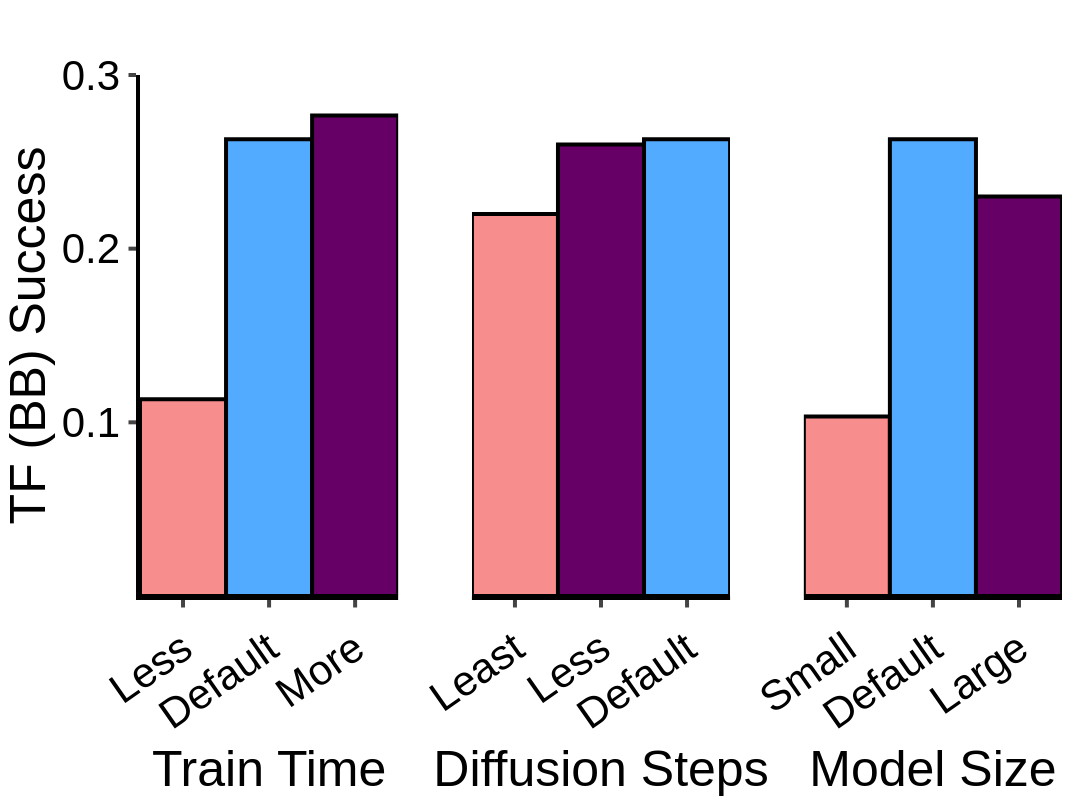

Source (notebook cell):
### Code cell
mismatched_specifics = ["Less", "Default", "More"]
mismatch_type = ["Train Time", "Train Time", "Train Time"]
mismatch_mia = [0.1133, 0.2630, 0.2767]
df_1 = {"mismatched_specifics": mismatched_specifics, "Mismatch Type": mismatch_type, "mismatch_mia": mismatch_mia}

mismatched_specifics_2 = ["Least", "Less", "Default"]
mismatch_type_2 = ["Diffusion Steps", "Diffusion Steps", "Diffusion Steps"]
mismatch_mia_2 = [0.2200, 0.2600, 0.2630]
df_2 = {"mismatched_specifics": mismatched_specifics_2, "Mismatch Type": mismatch_type_2, "mismatch_mia": mismatch_mia_2}

mismatched_specifics_3 = ["Small", "Default", "Large"]
mismatch_type_3 = ["Model Size", "Model Size", "Model Size"]
mismatch_mia_3 = [0.1033, 0.2630, 0.2300]
df_3 = {"mismatched_specifics": mismatched_specifics_3, "Mismatch Type": mismatch_type_3, "mismatch_mia": mismatch_mia_3}

fig = go.Figure()

fig1 = px.bar(
    data_frame=df_1,
    x="mismatched_specifics",
    y="mismatch_mia",
    color="mismatched_specifics",
    color_discrete_sequence=["#f78d8d", "#53abff", "#660066"],
)

fig2 = px.bar(
    data_frame=df_2,
    x="mismatched_specifics",
    y="mismatch_mia",
    color="mismatched_specifics",
    color_discrete_sequence=["#f78d8d", "#660066", "#53abff"],
)

fig3 = px.bar(
    data_frame=df_3,
    x="mismatched_specifics",
    y="mismatch_mia",
    color="mismatched_specifics",
    color_discrete_sequence=["#f78d8d", "#53abff", "#660066"],
)

fig = make_subplots(rows=1, cols=3, shared_yaxes=True, horizontal_spacing=0.08)

for trace in fig1.data:
    fig.add_trace(trace, row=1, col=1)

for trace in fig2.data:
    fig.add_trace(trace, row=1, col=2)

for trace in fig3.data:
    fig.add_trace(trace, row=1, col=3)

fig.update_layout(bargap=0.0, showlegend=False)
fig.update_xaxes(
  ticks="outside", tickwidth=4, ticklen=7.5, linewidth=4, linecolor="black", tickangle=-35, title_font_family="Helvetica", tickfont_family="Helvetica", tickfont_size=FONT_SIZE+10,
)
fig.update_yaxes(
    ticks="outside", tickwidth=4, ticklen=7.5, linewidth=4, linecolor="black", title = "TF (BB) Success", tickangle=0, title_font_family="Helvetica", tickfont_family="Helvetica", tickfont_size=FONT_SIZE+10,
)
fig.update_yaxes(tickmode='array', tickvals=[0.1, 0.2, 0.3], range=[0, 0.3])
fig.update_traces(marker_line_width=4, marker_line_color="black")
fig.update_yaxes(showticklabels=False, title_text=None, row=1, col=2)
fig.update_xaxes(title_text="Train Time", categoryorder="array", categoryarray=["Less", "Default", "More"], row=1, col=1)
fig.update_xaxes(title_text="Diffusion Steps", categoryorder="array", categoryarray=["Least", "Less", "Default"], row=1, col=2)
fig.update_xaxes(title_text="Model Size", categoryorder="array", categoryarray=["Small", "Default", "Large"], row=1, col=3)
fig.update_yaxes(visible=False, row=1, col=2)
fig.update_yaxes(visible=False, row=1, col=3)

customize_figure_layout(fig, render_legend=False)
save_and_display_figure(fig, "diabetes_tf_shadow_variation", plots_dir)

### Figure 1 — Plotly figure (JSON) as saved in the notebook; plotly's stock layout.template omitted (floating-point values rounded to 4 significant figures)
{"data": [{"hovertemplate": "mismatched_specifics=%{x}<br>mismatch_mia=%{y}<extra></extra>", "legendgroup": "Less", "marker": {"color": "#f78d8d", "line": {"color": "black", "width": 4}, "pattern": {"shape": ""}}, "name": "Less", "orientation": "v", "showlegend": true, "textposition": "auto", "type": "bar", "x": ["Less"], "xaxis": "x", "y": [0.1133], "yaxis": "y"}, {"hovertemplate": "mismatched_specifics=%{x}<br>mismatch_mia=%{y}<extra></extra>", "legendgroup": "Default", "marker": {"color": "#53abff", "line": {"color": "black", "width": 4}, "pattern": {"shape": ""}}, "name": "Default", "orientation": "v", "showlegend": true, "textposition": "auto", "type": "bar", "x": ["Default"], "xaxis": "x", "y": [0.263], "yaxis": "y"}, {"hovertemplate": "mismatched_specifics=%{x}<br>mismatch_mia=%{y}<extra></extra>", "legendgroup": "More", "marker": {"color": "#660066", "line": {"color": "black", "width": 4}, "pattern": {"shape": ""}}, "name": "More", "orientation": "v", "showlegend": true, "textposition": "auto", "type": "bar", "x": ["More"], "xaxis": "x", "y": [0.2767], "yaxis": "y"}, {"hovertemplate": "mismatched_specifics=%{x}<br>mismatch_mia=%{y}<extra></extra>", "legendgroup": "Least", "marker": {"color": "#f78d8d", "line": {"color": "black", "width": 4}, "pattern": {"shape": ""}}, "name": "Least", "orientation": "v", "showlegend": true, "textposition": "auto", "type": "bar", "x": ["Least"], "xaxis": "x2", "y": [0.22], "yaxis": "y2"}, {"hovertemplate": "mismatched_specifics=%{x}<br>mismatch_mia=%{y}<extra></extra>", "legendgroup": "Less", "marker": {"color": "#660066", "line": {"color": "black", "width": 4}, "pattern": {"shape": ""}}, "name": "Less", "orientation": "v", "showlegend": true, "textposition": "auto", "type": "bar", "x": ["Less"], "xaxis": "x2", "y": [0.26], "yaxis": "y2"}, {"hovertemplate": "mismatched_specifics=%{x}<br>mismatch_mia=%{y}<extra></extra>", "legendgroup": "Default", "marker": {"color": "#53abff", "line": {"color": "black", "width": 4}, "pattern": {"shape": ""}}, "name": "Default", "orientation": "v", "showlegend": true, "textposition": "auto", "type": "bar", "x": ["Default"], "xaxis": "x2", "y": [0.263], "yaxis": "y2"}, {"hovertemplate": "mismatched_specifics=%{x}<br>mismatch_mia=%{y}<extra></extra>", "legendgroup": "Small", "marker": {"color": "#f78d8d", "line": {"color": "black", "width": 4}, "pattern": {"shape": ""}}, "name": "Small", "orientation": "v", "showlegend": true, "textposition": "auto", "type": "bar", "x": ["Small"], "xaxis": "x3", "y": [0.1033], "yaxis": "y3"}, {"hovertemplate": "mismatched_specifics=%{x}<br>mismatch_mia=%{y}<extra></extra>", "legendgroup": "Default", "marker": {"color": "#53abff", "line": {"color": "black", "width": 4}, "pattern": {"shape": ""}}, "name": "Default", "orientation": "v", "showlegend": true, "textposition": "auto", "type": "bar", "x": ["Default"], "xaxis": "x3", "y": [0.263], "yaxis": "y3"}, {"hovertemplate": "mismatched_specifics=%{x}<br>mismatch_mia=%{y}<extra></extra>", "legendgroup": "Large", "marker": {"color": "#660066", "line": {"color": "black", "width": 4}, "pattern": {"shape": ""}}, "name": "Large", "orientation": "v", "showlegend": true, "textposition": "auto", "type": "bar", "x": ["Large"], "xaxis": "x3", "y": [0.23], "yaxis": "y3"}], "layout": {"bargap": 0, "font": {"color": "black", "family": "Helvetica", "size": 42}, "height": 800, "margin": {"b": 25, "l": 30, "r": 30, "t": 75}, "plot_bgcolor": "white", "showlegend": false, "title": {"font": {"family": "Helvetica"}, "x": 0.5, "y": 0.975}, "width": 1100, "xaxis": {"anchor": "y", "categoryarray": ["Less", "Default", "More"], "categoryorder": "array", "domain": [0, 0.28], "linecolor": "black", "linewidth": 4, "tickangle": -35, "tickfont": {"family": "Helvetica", "size": 42}, "ticklen": 7.5, "ticks": "outside", "tickwidth": 4, "title": {"font": {"family": "Helvetica"}, "text": "Train Time"}}, "xaxis2": {"anchor": "y2", "categoryarray": ["Least", "Less", "Default"], "categoryorder": "array", "domain": [0.36, 0.64], "linecolor": "black", "linewidth": 4, "tickangle": -35, "tickfont": {"family": "Helvetica", "size": 42}, "ticklen": 7.5, "ticks": "outside", "tickwidth": 4, "title": {"font": {"family": "Helvetica"}, "text": "Diffusion Steps"}}, "xaxis3": {"anchor": "y3", "categoryarray": ["Small", "Default", "Large"], "categoryorder": "array", "domain": [0.72, 1], "linecolor": "black", "linewidth": 4, "tickangle": -35, "tickfont": {"family": "Helvetica", "size": 42}, "ticklen": 7.5, "ticks": "outside", "tickwidth": 4, "title": {"font": {"family": "Helvetica"}, "text": "Model Size"}}, "yaxis": {"anchor": "x", "domain": [0, 1], "linecolor": "black", "linewidth": 4, "range": [0, 0.3], "tickangle": 0, "tickfont": {"family": "Helvetica", "size": 42}, "ticklen": 7.5, "tickmode": "array", "ticks": "outside", "tickvals": [0.1, 0.2, 0.3], "tickwidth": 4, "title": {"font": {"family": "Helvetica"}, "text": "TF (BB) Success"}}, "yaxis2": {"anchor": "x2", "domain": [0, 1], "linecolor": "black", "linewidth": 4, "matches": "y", "range": [0, 0.3], "showticklabels": false, "tickangle": 0, "tickfont": {"family": "Helvetica", "size": 42}, "ticklen": 7.5, "tickmode": "array", "ticks": "outside", "tickvals": [0.1, 0.2, 0.3], "tickwidth": 4, "title": {"font": {"family": "Helvetica"}}, "visible": false}, "yaxis3": {"anchor": "x3", "domain": [0, 1], "linecolor": "black", "linewidth": 4, "matches": "y", "range": [0, 0.3], "showticklabels": false, "tickangle": 0, "tickfont": {"family": "Helvetica", "size": 42}, "ticklen": 7.5, "tickmode": "array", "ticks": "outside", "tickvals": [0.1, 0.2, 0.3], "tickwidth": 4, "title": {"font": {"family": "Helvetica"}, "text": "TF (BB) Success"}, "visible": false}}}
